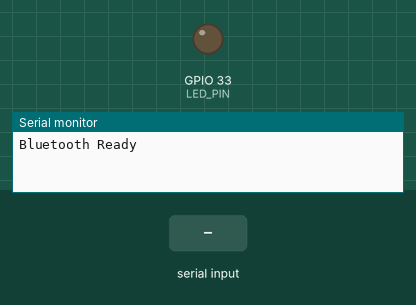
Simulated run of this sketch. Board: ESP32. On the bench: output pins drawn as LEDs (lit = HIGH), the last lines printed to the serial monitor. The test bench sets the inputs (shaded band). Nothing arrives over Bluetooth unless stated.

Above: at 1.2 s.
1.3 s: "1\n" received over the second serial link
At 2.5 s:
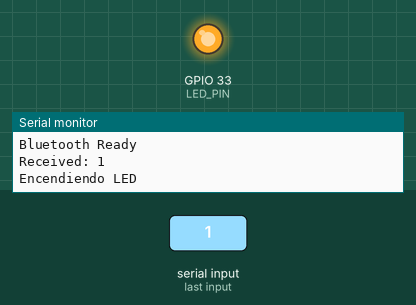
2.8 s: "0\n" received over the second serial link
At 4.1 s:
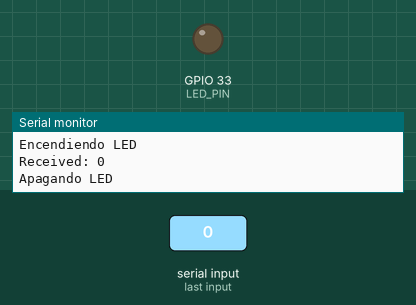
Timing chart, 0 to 5.8 s (numbered marks = the images above; inputs shaded):
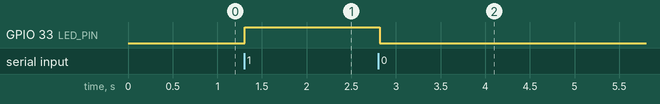

The sketch:

led.ino
```cpp
#include <BluetoothSerial.h>

BluetoothSerial SerialBT;

// Pin del LED
#define LED_PIN 33

void setup() {

  Serial.begin(115200);

  // Inicializa Bluetooth
  SerialBT.begin("LED-ESP32");

  // Configura el pin del LED como salida
  pinMode(LED_PIN, OUTPUT);

  // LED apagado al iniciar
  digitalWrite(LED_PIN, LOW);

  Serial.println("Bluetooth Ready");
}

void loop() {

  if (SerialBT.available()) {

    String cmd = SerialBT.readStringUntil('\n');
    cmd.trim();

    Serial.println("Received: " + cmd);

    // Apagar LED
    if (cmd == "0") {

      Serial.println("Apagando LED");
      digitalWrite(LED_PIN, LOW);

    }

    // Encender LED
    else if (cmd == "1") {

      Serial.println("Encendiendo LED");
      digitalWrite(LED_PIN, HIGH);

    }

  }

  delay(20);
}
```

Measured:
- after the input at 1.3 s, GPIO 33 (LED_PIN): LOW → HIGH at once
- after the input at 2.8 s, GPIO 33 (LED_PIN): HIGH → LOW at once
